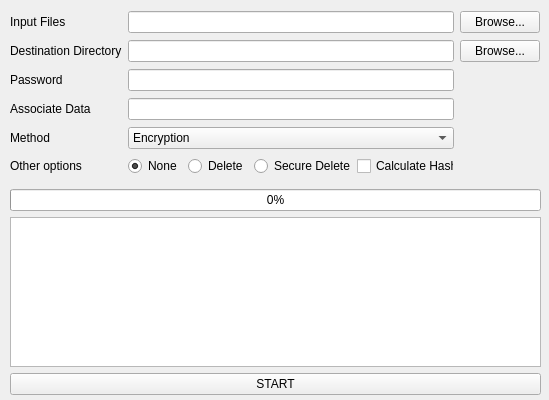
<?xml version="1.0" encoding="UTF-8"?>
<ui version="4.0">
 <class>MainWindow</class>
 <widget class="QMainWindow" name="MainWindow">
  <property name="windowModality">
   <enum>Qt::NonModal</enum>
  </property>
  <property name="geometry">
   <rect>
    <x>0</x>
    <y>0</y>
    <width>549</width>
    <height>400</height>
   </rect>
  </property>
  <property name="windowTitle">
   <string>guiSafeKeeper</string>
  </property>
  <property name="toolButtonStyle">
   <enum>Qt::ToolButtonTextOnly</enum>
  </property>
  <property name="documentMode">
   <bool>false</bool>
  </property>
  <widget class="QWidget" name="centralwidget">
   <widget class="QWidget" name="gridLayoutWidget">
    <property name="geometry">
     <rect>
      <x>10</x>
      <y>10</y>
      <width>530</width>
      <height>171</height>
     </rect>
    </property>
    <layout class="QGridLayout" name="gridLayout">
     <item row="4" column="0">
      <widget class="QLabel" name="label_5">
       <property name="text">
        <string>Method</string>
       </property>
      </widget>
     </item>
     <item row="2" column="1">
      <widget class="QLineEdit" name="lineEdit_3">
       <property name="echoMode">
        <enum>QLineEdit::Password</enum>
       </property>
      </widget>
     </item>
     <item row="3" column="1">
      <widget class="QLineEdit" name="lineEdit_4"/>
     </item>
     <item row="1" column="1">
      <widget class="QLineEdit" name="lineEdit_2">
       <property name="readOnly">
        <bool>true</bool>
       </property>
      </widget>
     </item>
     <item row="3" column="0">
      <widget class="QLabel" name="label_4">
       <property name="text">
        <string>Associate Data</string>
       </property>
      </widget>
     </item>
     <item row="4" column="1">
      <widget class="QComboBox" name="comboBox">
       <item>
        <property name="text">
         <string>Encryption</string>
        </property>
       </item>
       <item>
        <property name="text">
         <string>Decryption</string>
        </property>
       </item>
      </widget>
     </item>
     <item row="0" column="0">
      <widget class="QLabel" name="label">
       <property name="enabled">
        <bool>true</bool>
       </property>
       <property name="text">
        <string>Input Files</string>
       </property>
      </widget>
     </item>
     <item row="0" column="1">
      <widget class="QLineEdit" name="lineEdit">
       <property name="enabled">
        <bool>true</bool>
       </property>
       <property name="autoFillBackground">
        <bool>false</bool>
       </property>
       <property name="inputMask">
        <string/>
       </property>
       <property name="text">
        <string/>
       </property>
       <property name="readOnly">
        <bool>true</bool>
       </property>
      </widget>
     </item>
     <item row="5" column="0">
      <widget class="QLabel" name="label_6">
       <property name="text">
        <string>Other options</string>
       </property>
      </widget>
     </item>
     <item row="1" column="2">
      <widget class="QPushButton" name="pushButton_2">
       <property name="text">
        <string>Browse...</string>
       </property>
      </widget>
     </item>
     <item row="0" column="2">
      <widget class="QPushButton" name="pushButton">
       <property name="text">
        <string>Browse...</string>
       </property>
      </widget>
     </item>
     <item row="1" column="0">
      <widget class="QLabel" name="label_2">
       <property name="text">
        <string>Destination Directory</string>
       </property>
      </widget>
     </item>
     <item row="2" column="0">
      <widget class="QLabel" name="label_3">
       <property name="text">
        <string>Password</string>
       </property>
      </widget>
     </item>
     <item row="5" column="1">
      <layout class="QHBoxLayout" name="horizontalLayout">
       <item>
        <widget class="QRadioButton" name="radioButton_3">
         <property name="text">
          <string>None</string>
         </property>
         <property name="checked">
          <bool>true</bool>
         </property>
        </widget>
       </item>
       <item>
        <widget class="QRadioButton" name="radioButton_2">
         <property name="text">
          <string>Delete</string>
         </property>
        </widget>
       </item>
       <item>
        <widget class="QRadioButton" name="radioButton">
         <property name="text">
          <string>Secure Delete</string>
         </property>
        </widget>
       </item>
       <item>
        <widget class="QCheckBox" name="checkBox">
         <property name="text">
          <string>Calculate Hash</string>
         </property>
        </widget>
       </item>
      </layout>
     </item>
    </layout>
   </widget>
   <widget class="QWidget" name="verticalLayoutWidget">
    <property name="geometry">
     <rect>
      <x>10</x>
      <y>189</y>
      <width>531</width>
      <height>206</height>
     </rect>
    </property>
    <layout class="QVBoxLayout" name="verticalLayout">
     <property name="sizeConstraint">
      <enum>QLayout::SetDefaultConstraint</enum>
     </property>
     <item>
      <widget class="QProgressBar" name="progressBar">
       <property name="value">
        <number>0</number>
       </property>
       <property name="alignment">
        <set>Qt::AlignCenter</set>
       </property>
       <property name="textVisible">
        <bool>true</bool>
       </property>
       <property name="invertedAppearance">
        <bool>false</bool>
       </property>
       <property name="textDirection">
        <enum>QProgressBar::TopToBottom</enum>
       </property>
       <property name="format">
        <string>%p%</string>
       </property>
      </widget>
     </item>
     <item>
      <widget class="QTextEdit" name="textEdit">
       <property name="enabled">
        <bool>true</bool>
       </property>
       <property name="readOnly">
        <bool>true</bool>
       </property>
       <property name="html">
        <string>&lt;!DOCTYPE HTML PUBLIC &quot;-//W3C//DTD HTML 4.0//EN&quot; &quot;http://www.w3.org/TR/REC-html40/strict.dtd&quot;&gt;
&lt;html&gt;&lt;head&gt;&lt;meta name=&quot;qrichtext&quot; content=&quot;1&quot; /&gt;&lt;style type=&quot;text/css&quot;&gt;
p, li { white-space: pre-wrap; }
&lt;/style&gt;&lt;/head&gt;&lt;body style=&quot; font-family:'MS Shell Dlg 2'; font-size:8.25pt; font-weight:400; font-style:normal;&quot;&gt;
&lt;p style=&quot;-qt-paragraph-type:empty; margin-top:0px; margin-bottom:0px; margin-left:0px; margin-right:0px; -qt-block-indent:0; text-indent:0px;&quot;&gt;&lt;br /&gt;&lt;/p&gt;&lt;/body&gt;&lt;/html&gt;</string>
       </property>
      </widget>
     </item>
     <item>
      <widget class="QPushButton" name="pushButton_4">
       <property name="text">
        <string>START</string>
       </property>
      </widget>
     </item>
    </layout>
   </widget>
  </widget>
 </widget>
 <resources/>
 <connections/>
</ui>
